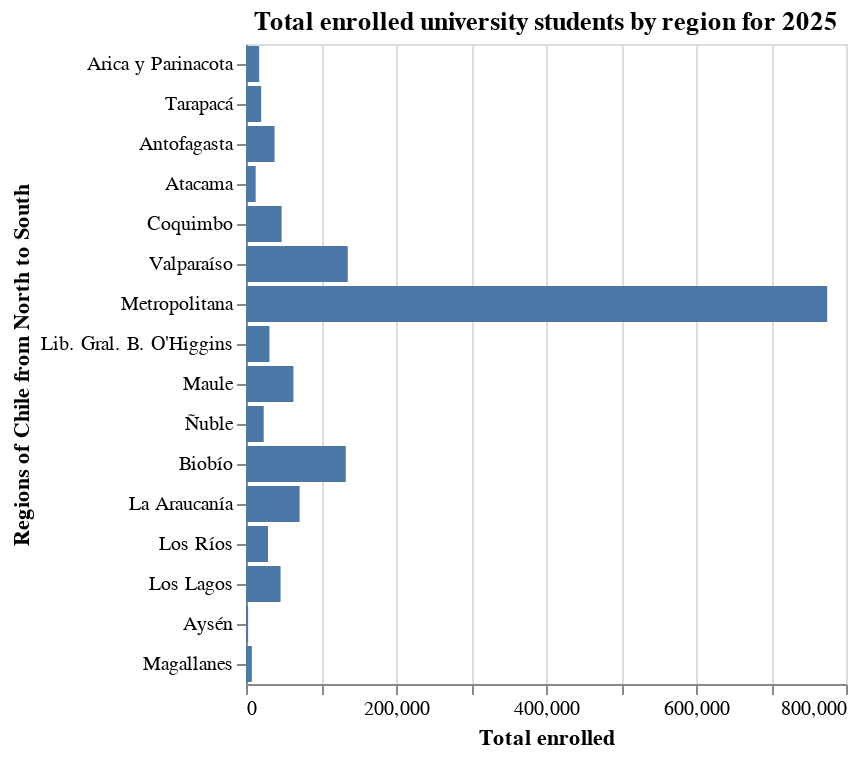

This figure's notebook cell:
### Markdown cell above
# **Fifth Chart: Where in Chile are they studying at 2025**

The following Chart shows the number of univerisity student in each region of
Chile ordered from north to South at 2025

### Code cell
cols_5 = ["año", "región"]
value_5 = "total matrícula"
df_5 = raw.groupby(cols_5)[value_5].sum().reset_index()
df_5 = df_5[df_5["año"] == 2025]
order_regions = ['Arica y Parinacota',
                 'Tarapacá',
                 'Antofagasta', 
                 'Atacama',
                 'Coquimbo', 
                 'Valparaíso',
                 'Metropolitana',
                 "Lib. Gral. B. O'Higgins",
                 'Maule',   
                 'Ñuble',
                 'Biobío',
                 'La Araucanía',
                 'Los Ríos',
                 'Los Lagos',
                 'Aysén',
                 'Magallanes']

chart_5 = alt.Chart(df_5).mark_bar().encode(
    x = alt.X("total matrícula").title("Total enrolled"),
    y = alt.Y("región", sort= order_regions).title("Regions of Chile from North to South")
).properties(
    title="Total enrolled university students by region for 2025"
)
chart_5

### Figure 1 — Vega-Lite specification as saved in the notebook (floating-point values rounded to 4 significant figures)
{"config": {"view": {"continuousWidth": 300, "continuousHeight": 300}}, "data": {"name": "data-23d9345dbc4999f95fa53799275dc050"}, "mark": {"type": "bar"}, "encoding": {"x": {"field": "total matrícula", "title": "Total enrolled", "type": "quantitative"}, "y": {"field": "región", "sort": ["Arica y Parinacota", "Tarapacá", "Antofagasta", "Atacama", "Coquimbo", "Valparaíso", "Metropolitana", "Lib. Gral. B. O'Higgins", "Maule", "Ñuble", "Biobío", "La Araucanía", "Los Ríos", "Los Lagos", "Aysén", "Magallanes"], "title": "Regions of Chile from North to South", "type": "nominal"}}, "title": "Total enrolled university students by region for 2025", "$schema": "https://vega.github.io/schema/vega-lite/v5.20.1.json", "datasets": {"data-23d9345dbc4999f95fa53799275dc050": [{"año": 2025, "región": "Antofagasta", "total matrícula": 38121}, {"año": 2025, "región": "Arica y Parinacota", "total matrícula": 17553}, {"año": 2025, "región": "Atacama", "total matrícula": 12907}, {"año": 2025, "región": "Aysén", "total matrícula": 2799}, {"año": 2025, "región": "Biobío", "total matrícula": 133028}, {"año": 2025, "región": "Coquimbo", "total matrícula": 47508}, {"año": 2025, "región": "La Araucanía", "total matrícula": 71511}, {"año": 2025, "región": "Lib. Gral. B. O'Higgins", "total matrícula": 31269}, {"año": 2025, "región": "Los Lagos", "total matrícula": 46071}, {"año": 2025, "región": "Los Ríos", "total matrícula": 29318}, {"año": 2025, "región": "Magallanes", "total matrícula": 7808}, {"año": 2025, "región": "Maule", "total matrícula": 63245}, {"año": 2025, "región": "Metropolitana", "total matrícula": 774986}, {"año": 2025, "región": "Tarapacá", "total matrícula": 20264}, {"año": 2025, "región": "Valparaíso", "total matrícula": 135643}, {"año": 2025, "región": "Ñuble", "total matrícula": 23608}]}}
